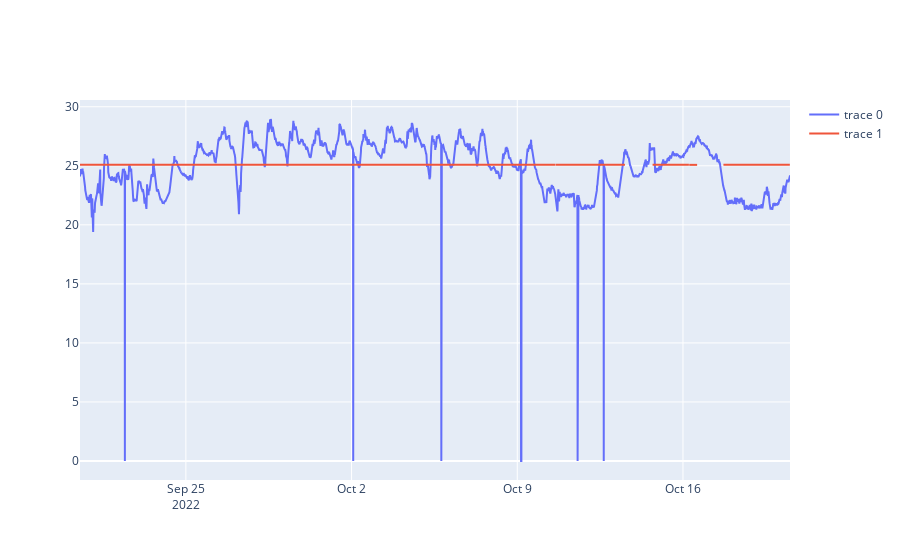

Notebook code cell kept with this figure:
### Code cell
import plotly.graph_objects as go
fig = go.Figure()
fig.add_trace(go.Scatter(x = opt.df.Datetime , y= opt.df.condenser_supply_temp ,mode='lines'))
fig.add_trace(go.Scatter(x = opt.df.Datetime , y= list(map(AI2NUM,opt.df.CT_Out_Tune)) ,mode='lines'))
fig.show()

### Figure 1 — Plotly figure (JSON) as saved in the notebook; plotly's stock layout.template omitted (floating-point values rounded to 4 significant figures; data arrays with more than 128 entries replaced by an {"elided": "..."} marker saying what was removed)
{"data": [{"mode": "lines", "type": "scatter", "x": {"elided": "4319 str values"}, "y": {"elided": "4319 float values"}}, {"mode": "lines", "type": "scatter", "x": {"elided": "4319 str values"}, "y": {"elided": "4319 float values"}}], "layout": {}}
